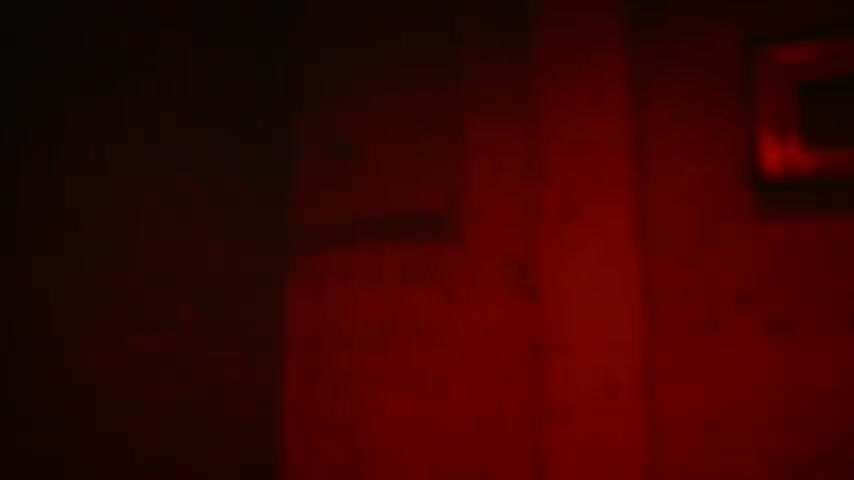
#> input picture qa/kino-alignment/druck_s07e01_missing_20261028/frame-1134.jpg, 854 x 480 px, given in place of frame-22.jpg, which was not available
$ python capture-frames.py
#> lines starting #> are read from the running program, lines starting #| are printed output that depends on the picture
import pathlib,subprocess
from PIL import Image,ImageDraw
qa=pathlib.Path(__file__).resolve().parent;root=qa.parents[2]
times=[22,39.5,145,152,218,403.8,404.9,409,487,766,867,1134]
sheet=Image.new('RGB',(1152,4*236),'white');draw=ImageDraw.Draw(sheet)
#> after `sheet = Image.new('RGB', (1152, 4 * 236), 'white')`: sheet: PIL image 1152x944 RGB; every value is 255
for i,t in enumerate(times):
    target=qa/f'frame-{t:g}.jpg'
    subprocess.check_call(['ffmpeg','-v','error','-ss',str(t),'-i',str(root/'video/druck-s07e01.mp4'),'-frames:v','1','-y',str(target)])
#> (this line was passed over: subprocess is not available in this run)
    im=Image.open(target).convert('RGB');im.thumbnail((384,216));x=i%3*384;y=i//3*236;sheet.paste(im,(x,y+20));draw.text((x+6,y+3),f'{t:g} seconds',fill='black')
#> further down, im is the input picture: PIL image 854x480 RGB; mean R, G, B 55.1, 3.3, 1.2
#> after `sheet.paste(im, (x, y + 20))`:
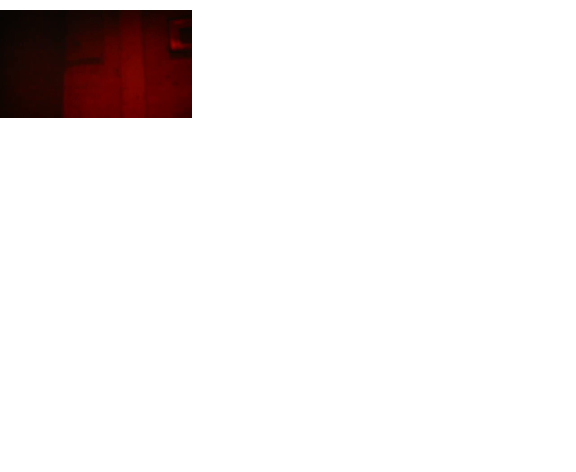
#> sheet: PIL image 1152x944 RGB (shown at 1/2 size); mean R, G, B 239.8, 235.8, 235.6
#> pass 2 of the loop `for i,t in enumerate(times):`:
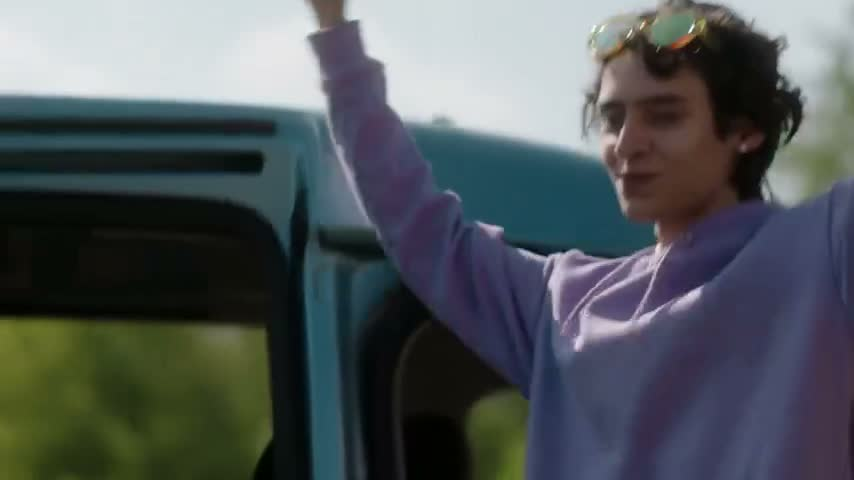
#> input picture qa/kino-alignment/druck_s07e01_missing_20261028/frame-145.jpg, 854 x 480 px, given in place of frame-39.5.jpg, which was not available
#> im is the input picture: PIL image 854x480 RGB; mean R, G, B 81.1, 87.5, 90.2
#> im: PIL image 384x216 RGB
#> `sheet.paste(im, (x, y + 20))`:
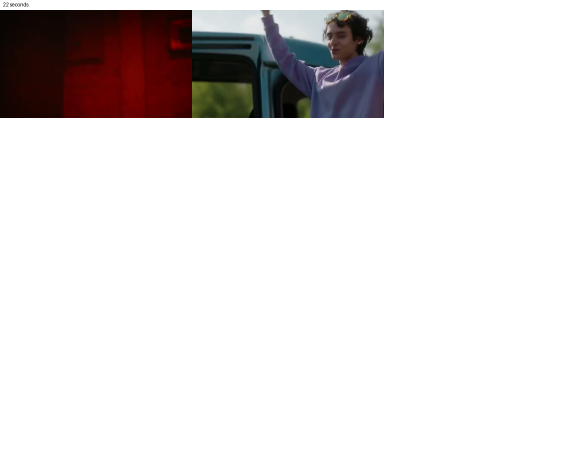
#> sheet: PIL image 1152x944 RGB (shown at 1/2 size); mean R, G, B 226.5, 223, 223
#> (the run stopped early here; a loop or call above may not have finished)
